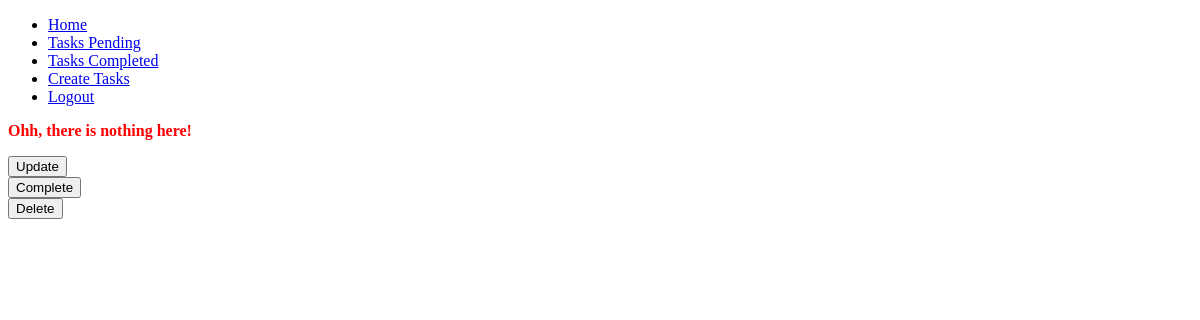
Before: /tasks/17 (signed in) with the older database file.
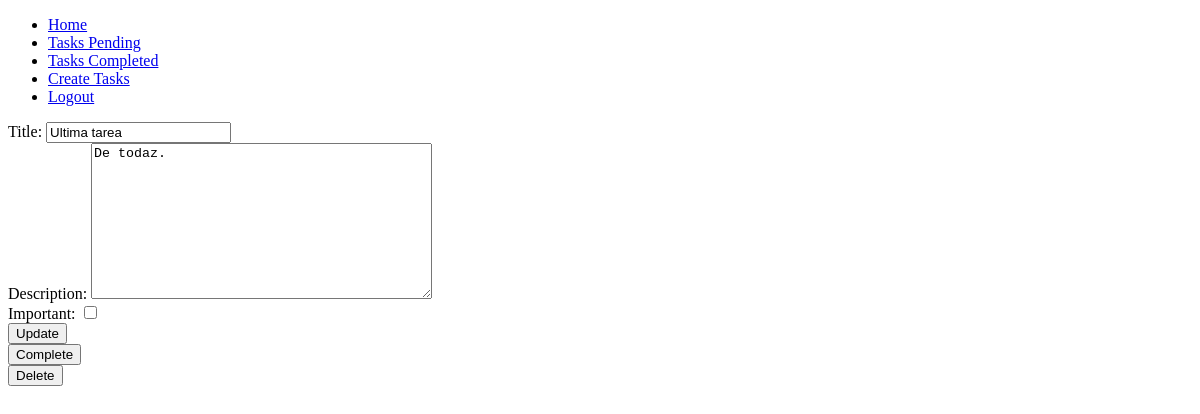
After: the same page with the newer database file.
### tasks/models.py (models this page shows, shortened)
class Task(models.Model):
  title = models.CharField(max_length=200)
  description = models.TextField(max_length=200, blank=True)
  created = models.DateTimeField(auto_now_add=True)
  datecompleted = models.DateTimeField(null=True, blank=True)
  important = models.BooleanField(default=False)
  user = models.ForeignKey(User, on_delete=models.CASCADE)

### tasks/views.py (the view, shortened to what this page needs)
# urls.py: path('tasks/<int:task_id>', views.task_detail, name='task_detail'),
@login_required
def task_detail(request, task_id):
  if request.method == 'GET':
    try:
      task = get_object_or_404(Task, pk=task_id, user=request.user)
      form = Task_form(instance=task)
      return render(request, 'task_detail.html', {
        'task': task,
        'form': form
      })
    except:
      error = 'Ohh, there is nothing here!'
      return render(request, 'task_detail.html', {
        'error': error,
      })

### tasks/forms.py
class Task_form(forms.ModelForm):
  class Meta:
    model = Task
    fields = ['title', 'description', 'important']
    widgets = {
      'title': forms.TextInput(attrs={'class': 'form--title', 'placeholder': 'Write a title'}),
      'description': forms.Textarea(attrs={'class': 'form--description', 'placeholder': 'Write a description'}),
      'important': forms.CheckboxInput(attrs={'class': 'form--important'}),
    }

### tasks/templates/task_detail.html (shortened to what this page needs)
{% extends 'base.html' %}
{% block content %}
  <p style='color: red; font-weight: bold;'>{{ error }}</p>
  <form method='post'>
    {{ form.as_div }}
    <button>Update</button>
  </form>
  <form action="{% url 'complete_task' task.id %}" method='post'>
    <button>
      Complete
    </button>
  </form>
  <form action="{% url 'delete_task' task.id %}" method='post'>
    <button>
      Delete
    </button>
  </form>
{% endblock %}

Changed rows visible on the page:
added Task: title "Ultima tarea", description "De todaz."
Other visible differences:
{{ error }}: "Ohh, there is nothing here!" → (not shown)
text now shown: "Title: Description: Important:"
